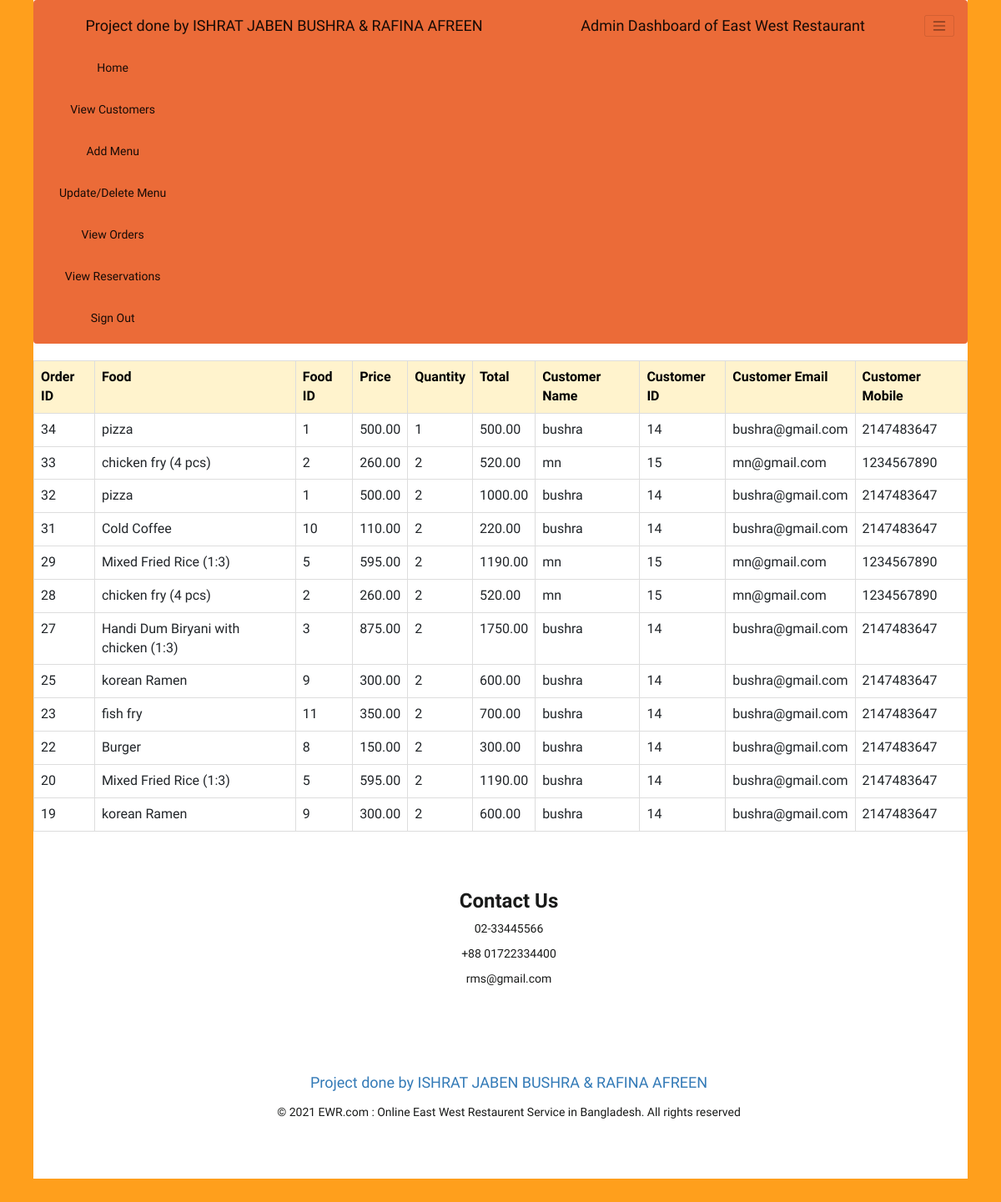
Page /admin/seeorder.php on the committed database.
### tables this page shows
CREATE TABLE `order` (
  `order_id` int(255) NOT NULL,
  `food` varchar(255) NOT NULL,
  `food_id` int(255) DEFAULT NULL,
  `price` decimal(10,2) NOT NULL,
  `quantity` int(10) NOT NULL,
  `total` decimal(10,2) NOT NULL,
  `customer` varchar(255) NOT NULL,
  `customer_id` int(10) DEFAULT NULL,
  `cus_email` varchar(255) NOT NULL,
  `cus_mobile` varchar(255) NOT NULL
);

### admin/seeorder.php (the view, shortened to what this page needs)
<?php require 'adhead.php'; ?>
<html>
<body>
<table class="table table-bordered" class="table-warning" >
<tr class="table-warning">
<th class="table-warning"> Order ID</th>
<th class="table-warning" >Food</th>
<th class="table-warning" >Food ID</th>
<th class="table-warning" >Price</th>
<th class="table-warning" >Quantity</th>
<th class="table-warning" >Total</th>
<th class="table-warning" >Customer Name</th>
<th class="table-warning" >Customer ID</th>
<th class="table-warning" >Customer Email</th>
<th class="table-warning" >Customer Mobile</th>
<?php
           require 'addb.php';
           $sql="SELECT * FROM `order` ORDER BY order_id DESC";
            $result=mysqli_query($conn,$sql);
			$total=mysqli_num_rows($result);
			if($total!=0)
			{
				while(($fetch=mysqli_fetch_assoc($result)))
				{
					echo "
					<tr>
					<td >".$fetch['order_id']."</td>
					<td>".$fetch['food']."</td>
					<td>".$fetch['food_id']."</td>
					<td>".$fetch['price']."</td>
					<td>".$fetch['quantity']."</td>
					<td>".$fetch['total']."</td>
					<td>".$fetch['customer']."</td>
					<td>".$fetch['customer_id']."</td>
					<td>".$fetch['cus_email']."</td>
					<td>".$fetch['cus_mobile']."</td>
					";
				}
		    }
		    else
			{
			}
?>
</tr>
</table>
</body>
</html>
<?php require 'adfoot.php'; ?>

### admin/adhead.php (style rules this page uses)
body { font-family: 'Orelega One', cursive; background-color: white; color: #191a19; text-align: center; border: 40px solid #FF9F1C; border-top: 0px; margin: 0px; }

### admin/seeorder.php (style rules this page uses)
body { font-family: 'Orelega One', cursive; background-color: white; color: #191a19; text-align: center; border: 40px solid #FF9F1C; border-top: 0px; margin: 0px; }

### rows in the picture
order: order_id "34", food "pizza", food "1", price "500.00", quantity "1", total "500.00", customer "bushra", customer "14", cus_email "bushra@gmail.com", cus_mobile "2147483647"
order: order_id "33", food "chicken fry (4 pcs)", food "2", price "260.00", quantity "2", total "520.00", customer "mn", customer "15", cus_email "mn@gmail.com", cus_mobile "1234567890"
order: order_id "32", food "pizza", food "1", price "500.00", quantity "2", total "1000.00", customer "bushra", customer "14", cus_email "bushra@gmail.com", cus_mobile "2147483647"
order: order_id "31", food "Cold Coffee", food "10", price "110.00", quantity "2", total "220.00", customer "bushra", customer "14", cus_email "bushra@gmail.com", cus_mobile "2147483647"
order: order_id "29", food "Mixed Fried Rice (1:3)", food "5", price "595.00", quantity "2", total "1190.00", customer "mn", customer "15", cus_email "mn@gmail.com", cus_mobile "1234567890"
order: order_id "28", food "chicken fry (4 pcs)", food "2", price "260.00", quantity "2", total "520.00", customer "mn", customer "15", cus_email "mn@gmail.com", cus_mobile "1234567890"
order: order_id "27", food "Handi Dum Biryani with chicken (1:3)", food "3", price "875.00", quantity "2", total "1750.00", customer "bushra", customer "14", cus_email "bushra@gmail.com", cus_mobile "2147483647"
order: order_id "25", food "korean Ramen", food "9", price "300.00", quantity "2", total "600.00", customer "bushra", customer "14", cus_email "bushra@gmail.com", cus_mobile "2147483647"
order: order_id "23", food "fish fry", food "11", price "350.00", quantity "2", total "700.00", customer "bushra", customer "14", cus_email "bushra@gmail.com", cus_mobile "2147483647"
order: order_id "22", food "Burger", food "8", price "150.00", quantity "2", total "300.00", customer "bushra", customer "14", cus_email "bushra@gmail.com", cus_mobile "2147483647"
order: order_id "20", food "Mixed Fried Rice (1:3)", food "5", price "595.00", quantity "2", total "1190.00", customer "bushra", customer "14", cus_email "bushra@gmail.com", cus_mobile "2147483647"
order: order_id "19", food "korean Ramen", food "9", price "300.00", quantity "2", total "600.00", customer "bushra", customer "14", cus_email "bushra@gmail.com", cus_mobile "2147483647"
